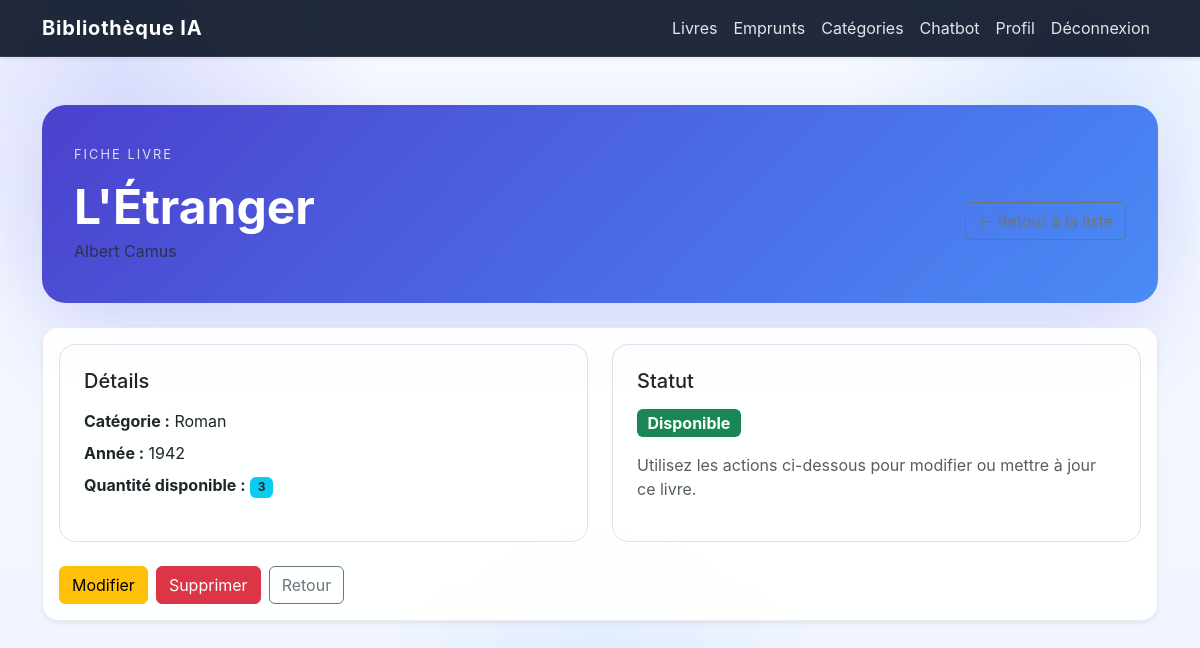
The app's page /livre/3/ (signed in), older data.
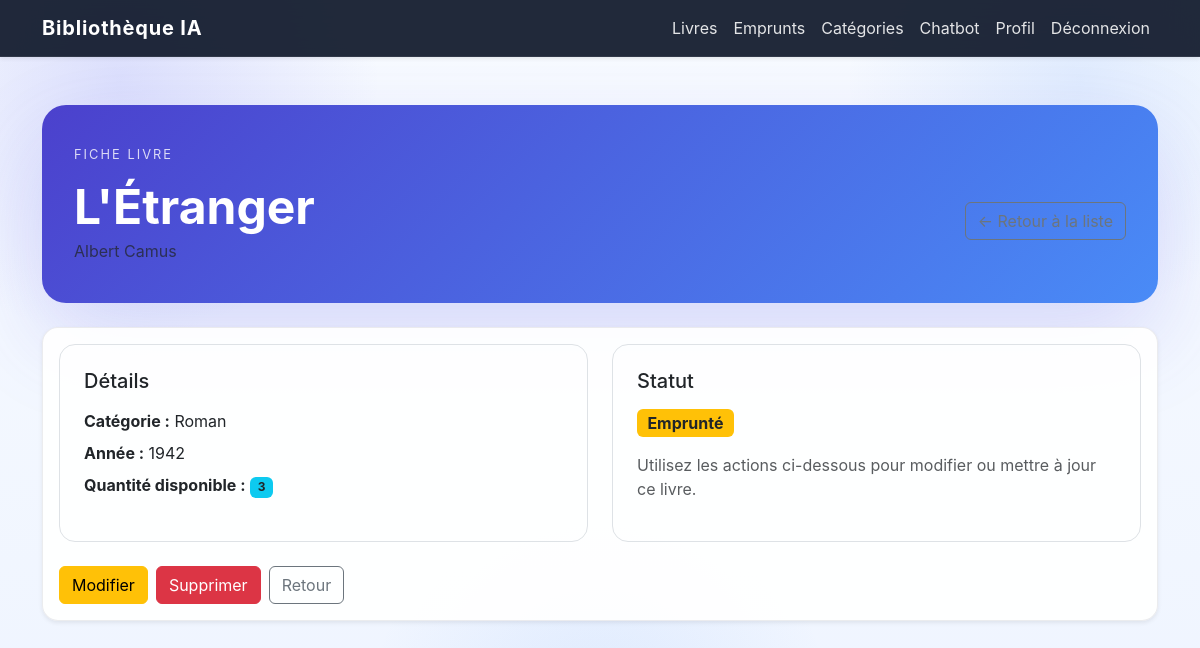
The same page, newer data.
### library/views.py (the view)
@login_required
def detail_livre(request, pk):
    livre = get_object_or_404(Livre, pk=pk)
    return render(
        request,
        'library/detail_livre.html',
        {'livre': livre}
    )

### library/models.py (called while the page is built)
    def __str__(self):
        return self.nom

### library/templates/library/detail_livre.html
{% extends 'library/base.html' %} {% block content %}
<div class="page-header mb-4">
  <div class="hero-overline">Fiche livre</div>
  <div
    class="d-flex flex-column flex-md-row justify-content-between align-items-start align-items-md-center gap-3"
  >
    <div>
      <h1 class="fw-bold mb-1">{{ livre.titre }}</h1>
      <p class="text-muted mb-0">{{ livre.auteur }}</p>
    </div>
    <a href="{% url 'liste_livres' %}" class="btn btn-outline-secondary"
      >← Retour à la liste</a
    >
  </div>
</div>
<div class="card shadow-sm rounded-4">
  <div class="card-body">
    <div class="row gy-4">
      <div class="col-md-6">
        <div class="border rounded-4 p-4 h-100">
          <h5 class="mb-3">Détails</h5>
          <p class="mb-2"><strong>Catégorie :</strong> {{ livre.categorie }}</p>
          <p class="mb-2">
            <strong>Année :</strong> {{ livre.annee_publication }}
          </p>
          <p class="mb-0">
            <strong>Quantité disponible :</strong>
            <span class="badge bg-info text-dark"
              >{{ livre.quantite_disponible }}</span
            >
          </p>
        </div>
      </div>
      <div class="col-md-6">
        <div class="border rounded-4 p-4 h-100">
          <h5 class="mb-3">Statut</h5>
          {% if livre.statut == 'disponible' %}
          <span class="badge bg-success fs-6">Disponible</span>
          {% elif livre.statut == 'emprunte' %}
          <span class="badge bg-warning text-dark fs-6">Emprunté</span>
          {% else %}
          <span class="badge bg-danger fs-6">Réservé</span>
          {% endif %}
          <p class="mt-3 text-muted">
            Utilisez les actions ci-dessous pour modifier ou mettre à jour ce
            livre.
          </p>
        </div>
      </div>
    </div>
    <div class="mt-4 d-flex flex-wrap gap-2">
      <a href="{% url 'modifier_livre' livre.id %}" class="btn btn-warning"
        >Modifier</a
      >
      <a href="{% url 'supprimer_livre' livre.id %}" class="btn btn-danger"
        >Supprimer</a
      >
      <a href="{% url 'liste_livres' %}" class="btn btn-outline-secondary"
        >Retour</a
      >
    </div>
  </div>
</div>
{% endblock %}

Row changes from the older to the newer data that the page shows:
changed Livre "L'Étranger": statut "disponible" → "emprunte" (drawn)
Text that changed along with them:
text no longer shown: "Disponible"
text now shown: "Emprunté"
